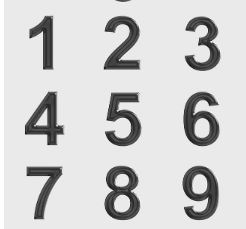
#> input picture 标准数字识别/num.png, 246 x 229 px
$ python -i '识别数字.py'   (imports and definitions only)   (older library calls are emulated)
#> lines starting #> are read from the running program, lines starting #| are printed output that depends on the picture; after the words box and inside, x2 and y2 are one past the last pixel; in counts of white or black regions, pixels touching at a corner belong together
#!/usr/bin/env python3
# -*- coding: utf-8 -*-
"""
 @FileName: 识别数字.py
 @Author: 王辉/Administrator
 @Email: wanghui@zih718.com
 @Date: 2020/6/18 16:08
 @Description:
"""
import sys
import cv2
import numpy as np

#######   training part    ###############
# [1 line that did not run here, left out]
# [1 line that did not run here, left out]
# [1 line that did not run here, left out]

model = cv2.ml.KNearest_create()
# [1 line not run here, left out]


def getNum(path):
#> called with path = 'num.png'
	im = cv2.imread(path)
#> im is the input picture: shape (229, 246, 3); min 20, max 255, mean 207.7
	out = np.zeros(im.shape, np.uint8)
	gray = cv2.cvtColor(im, cv2.COLOR_BGR2GRAY)

	# 预处理一下
	for i in range(gray.__len__()):
		for j in range(gray[0].__len__()):
			if gray[i][j] == 0:
				gray[i][j] == 255
			else:
				gray[i][j] == 0
	thresh = cv2.adaptiveThreshold(gray, 255, 1, 1, 11, 2)
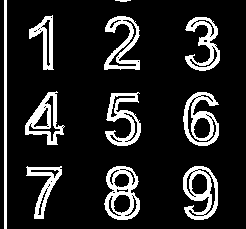
#> thresh: shape (229, 246); 14.1% white; 11 white regions

	image, contours, hierarchy = cv2.findContours(thresh, cv2.RETR_LIST, cv2.CHAIN_APPROX_SIMPLE)
#> contours = 73 contours, 37 with area under 20; largest, box (x1, y1, x2, y2) and area: (104, 166, 140, 220) 1448, (183, 166, 218, 220) 1282, (183, 92, 219, 146) 1280, (25, 91, 65, 145) 1044, (104, 16, 140, 70) 920
	count = 0
	numbers = []
	for cnt in contours:
		if cv2.contourArea(cnt) > 80:
			[x, y, w, h] = cv2.boundingRect(cnt)
			if h > 25:
				cv2.rectangle(im, (x, y), (x + w, y + h), (0, 255, 0), 2)
				roi = thresh[y:y + h, x:x + w]
				roismall = cv2.resize(roi, (30, 30))
				roismall = roismall.reshape((1, 900))
				roismall = np.float32(roismall)
				retval, results, neigh_resp, dists = model.findNearest(roismall, k=1)
				string = str(int((results[0][0])))
				numbers.append(int((results[0][0])))
				cv2.putText(out, string, (x, y + h), 0, 1, (0, 255, 0))
				count += 1
		if count == 10:
			break
#> this loop made 22 passes
#> (x, y, w, h) on passes 6, 14, 15, 21, 22: (113, 194, 18, 20), (191, 173, 17, 22), (113, 173, 17, 15), (30, 169, 30, 10), (197, 168, 19, 48)
#> cnt on passes 5, 10, 11, 13: [[131, 195], [132, 194], [133, 195], [132, 196]], [[46, 188], [47, 187], [48, 188], [47, 189]], [[47, 186], [48, 185], [49, 186], [48, 187]], [[50, 181], [51, 180], [52, 181], [51, 182]]
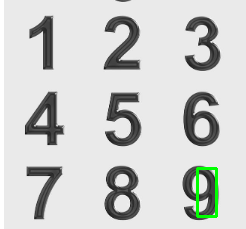
#> im: shape (229, 246, 3); 0.71% of pixels changed, all inside (x1, y1, x2, y2) = (196, 167, 218, 218)
#> out: shape (229, 246, 3); every value is 0
#> after the loop, count = 0; numbers = []
#> after the loop, count = 0
	return numbers


# [1 line that did not run here, left out]
# [1 line not run here, left out]

#> (the run stopped early here; a loop or call above may not have finished)
